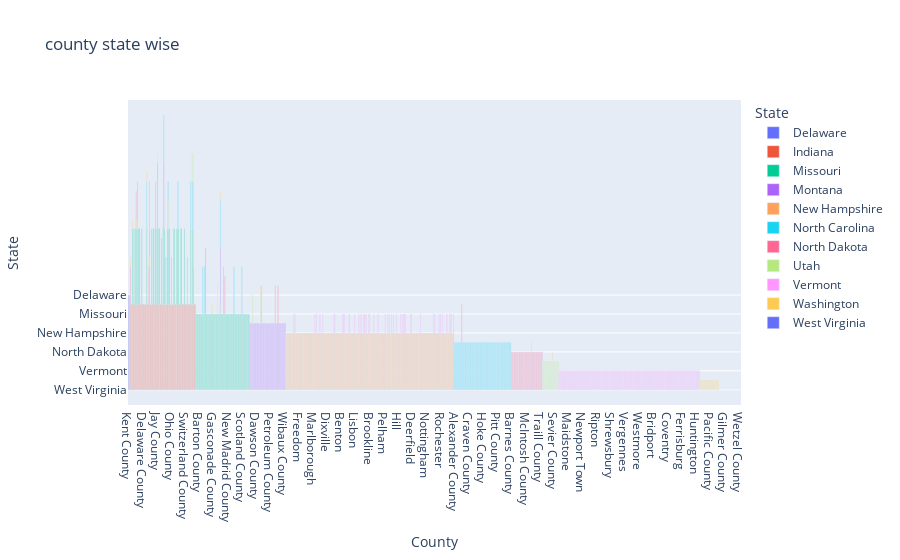

Write notebook code for a chart like this one.
### Code cell
fig = px.bar(df, x = 'county', y = 'state',
             title='county state wise',
             labels={'state':'State', 'county':'County'},
             color = 'state')
fig.show()

### Figure 1 — Plotly figure (JSON) as saved in the notebook; plotly's stock layout.template omitted (floating-point values rounded to 4 significant figures; data arrays with more than 128 entries replaced by an {"elided": "..."} marker saying what was removed)
{"data": [{"hovertemplate": "State=%{y}<br>County=%{x}<extra></extra>", "legendgroup": "Delaware", "marker": {"color": "#636efa", "pattern": {"shape": ""}}, "name": "Delaware", "orientation": "v", "showlegend": true, "textposition": "auto", "type": "bar", "x": ["Kent County", "New Castle County", "Sussex County"], "xaxis": "x", "y": ["Delaware", "Delaware", "Delaware"], "yaxis": "y"}, {"hovertemplate": "State=%{y}<br>County=%{x}<extra></extra>", "legendgroup": "Indiana", "marker": {"color": "#EF553B", "pattern": {"shape": ""}}, "name": "Indiana", "orientation": "v", "showlegend": true, "textposition": "auto", "type": "bar", "x": ["Adams County", "Allen County", "Bartholomew County", "Benton County", "Blackford County", "Boone County", "Brown County", "Carroll County", "Cass County", "Clark County", "Clay County", "Clinton County", "Crawford County", "Daviess County", "Dearborn County", "Decatur County", "DeKalb County", "Delaware County", "Dubois County", "Elkhart County", "Fayette County", "Floyd County", "Fountain County", "Franklin County", "Fulton County", "Gibson County", "Grant County", "Greene County", "Hamilton County", "Hancock County", "Harrison County", "Hendricks County", "Henry County", "Howard County", "Huntington County", "Jackson County", "Jasper County", "Jay County", "Jefferson County", "Jennings County", "Johnson County", "Knox County", "Kosciusko County", "LaGrange County", "Lake County", "LaPorte County", "Lawrence County", "Madison County", "Marion County", "Marshall County", "Martin County", "Miami County", "Monroe County", "Montgomery County", "Morgan County", "Newton County", "Noble County", "Ohio County", "Orange County", "Owen County", "Parke County", "Perry County", "Pike County", "Porter County", "Posey County", "Pulaski County", "Putnam County", "Randolph County", "Ripley County", "Rush County", "St. Joseph County", "Scott County", "Shelby County", "Spencer County", "Starke County", "Steuben County", "Sullivan County", "Switzerland County", "Tippecanoe County", "Tipton County", "Union County", "Vanderburgh County", "Vermillion County", "Vigo County", "Wabash County", "Warren County", "Warrick County", "Washington County", "Wayne County", "Wells County", "White County", "Whitley County"], "xaxis": "x", "y": ["Indiana", "Indiana", "Indiana", "Indiana", "Indiana", "Indiana", "Indiana", "Indiana", "Indiana", "Indiana", "Indiana", "Indiana", "Indiana", "Indiana", "Indiana", "Indiana", "Indiana", "Indiana", "Indiana", "Indiana", "Indiana", "Indiana", "Indiana", "Indiana", "Indiana", "Indiana", "Indiana", "Indiana", "Indiana", "Indiana", "Indiana", "Indiana", "Indiana", "Indiana", "Indiana", "Indiana", "Indiana", "Indiana", "Indiana", "Indiana", "Indiana", "Indiana", "Indiana", "Indiana", "Indiana", "Indiana", "Indiana", "Indiana", "Indiana", "Indiana", "Indiana", "Indiana", "Indiana", "Indiana", "Indiana", "Indiana", "Indiana", "Indiana", "Indiana", "Indiana", "Indiana", "Indiana", "Indiana", "Indiana", "Indiana", "Indiana", "Indiana", "Indiana", "Indiana", "Indiana", "Indiana", "Indiana", "Indiana", "Indiana", "Indiana", "Indiana", "Indiana", "Indiana", "Indiana", "Indiana", "Indiana", "Indiana", "Indiana", "Indiana", "Indiana", "Indiana", "Indiana", "Indiana", "Indiana", "Indiana", "Indiana", "Indiana"], "yaxis": "y"}, {"hovertemplate": "State=%{y}<br>County=%{x}<extra></extra>", "legendgroup": "Missouri", "marker": {"color": "#00cc96", "pattern": {"shape": ""}}, "name": "Missouri", "orientation": "v", "showlegend": true, "textposition": "auto", "type": "bar", "x": ["Adair County", "Andrew County", "Atchison County", "Audrain County", "Barry County", "Barton County", "Bates County", "Benton County", "Bollinger County", "Boone County", "Buchanan County", "Butler County", "Caldwell County", "Callaway County", "Camden County", "Cape Girardeau County", "Carroll County", "Carter County", "Cass County", "Cedar County", "Chariton County", "Christian County", "Clark County", "Clay County", "Clinton County", "Cole County", "Cooper County", "Crawford County", "Dade County", "Dallas County", "Daviess County", "DeKalb County", "Dent County", "Douglas County", "Dunklin County", "Franklin County", "Gasconade County", "Gentry County", "Greene County", "Grundy County", "Harrison County", "Henry County", "Hickory County", "Holt County", "Howard County", "Howell County", "Iron County", "Jackson County", "Jasper County", "Jefferson County", "Johnson County", "Knox County", "Laclede County", "Lafayette County", "Lawrence County", "Lewis County", "Lincoln County", "Linn County", "Livingston County", "McDonald County", "Macon County", "Madison County", "Maries County", "Marion County", "Mercer County", "Miller County", "Mississippi County", "Moniteau County", "Monroe County", "Montgomery County", "Morgan County", "New Madrid County", "Newton County", "Nodaway County", "Oregon County", "Osage County", "Ozark County", "Pemiscot County", "Perry County", "Pettis County", "Phelps County", "Pike County", "Platte County", "Polk County", "Pulaski County", "Putnam County", "Ralls County", "Randolph County", "Ray County", "Reynolds County", "Ripley County", "St. Charles County", "St. Clair County", "Ste. Genevieve County", "St. Francois County", "St. Louis County", "Saline County", "Schuyler County", "Scotland County", "Scott County", "Shannon County", "Shelby County", "Stoddard County", "Stone County", "Sullivan County", "Taney County", "Texas County", "Vernon County", "Warren County", "Washington County", "Wayne County", "Webster County", "Worth County", "Wright County", "St. Louis city"], "xaxis": "x", "y": ["Missouri", "Missouri", "Missouri", "Missouri", "Missouri", "Missouri", "Missouri", "Missouri", "Missouri", "Missouri", "Missouri", "Missouri", "Missouri", "Missouri", "Missouri", "Missouri", "Missouri", "Missouri", "Missouri", "Missouri", "Missouri", "Missouri", "Missouri", "Missouri", "Missouri", "Missouri", "Missouri", "Missouri", "Missouri", "Missouri", "Missouri", "Missouri", "Missouri", "Missouri", "Missouri", "Missouri", "Missouri", "Missouri", "Missouri", "Missouri", "Missouri", "Missouri", "Missouri", "Missouri", "Missouri", "Missouri", "Missouri", "Missouri", "Missouri", "Missouri", "Missouri", "Missouri", "Missouri", "Missouri", "Missouri", "Missouri", "Missouri", "Missouri", "Missouri", "Missouri", "Missouri", "Missouri", "Missouri", "Missouri", "Missouri", "Missouri", "Missouri", "Missouri", "Missouri", "Missouri", "Missouri", "Missouri", "Missouri", "Missouri", "Missouri", "Missouri", "Missouri", "Missouri", "Missouri", "Missouri", "Missouri", "Missouri", "Missouri", "Missouri", "Missouri", "Missouri", "Missouri", "Missouri", "Missouri", "Missouri", "Missouri", "Missouri", "Missouri", "Missouri", "Missouri", "Missouri", "Missouri", "Missouri", "Missouri", "Missouri", "Missouri", "Missouri", "Missouri", "Missouri", "Missouri", "Missouri", "Missouri", "Missouri", "Missouri", "Missouri", "Missouri", "Missouri", "Missouri", "Missouri", "Missouri"], "yaxis": "y"}, {"hovertemplate": "State=%{y}<br>County=%{x}<extra></extra>", "legendgroup": "Montana", "marker": {"color": "#ab63fa", "pattern": {"shape": ""}}, "name": "Montana", "orientation": "v", "showlegend": true, "textposition": "auto", "type": "bar", "x": ["Beaverhead County", "Big Horn County", "Blaine County", "Broadwater County", "Carbon County", "Carter County", "Cascade County", "Chouteau County", "Custer County", "Daniels County", "Dawson County", "Deer Lodge County", "Fallon County", "Fergus County", "Flathead County", "Gallatin County", "Garfield County", "Glacier County", "Golden Valley County", "Granite County", "Hill County", "Jefferson County", "Judith Basin County", "Lake County", "Lewis and Clark County", "Liberty County", "Lincoln County", "McCone County", "Madison County", "Meagher County", "Mineral County", "Missoula County", "Musselshell County", "Park County", "Petroleum County", "Phillips County", "Pondera County", "Powder River County", "Powell County", "Prairie County", "Ravalli County", "Richland County", "Roosevelt County", "Rosebud County", "Sanders County", "Sheridan County", "Silver Bow County", "Stillwater County", "Sweet Grass County", "Teton County", "Toole County", "Treasure County", "Valley County", "Wheatland County", "Wibaux County", "Yellowstone County"], "xaxis": "x", "y": ["Montana", "Montana", "Montana", "Montana", "Montana", "Montana", "Montana", "Montana", "Montana", "Montana", "Montana", "Montana", "Montana", "Montana", "Montana", "Montana", "Montana", "Montana", "Montana", "Montana", "Montana", "Montana", "Montana", "Montana", "Montana", "Montana", "Montana", "Montana", "Montana", "Montana", "Montana", "Montana", "Montana", "Montana", "Montana", "Montana", "Montana", "Montana", "Montana", "Montana", "Montana", "Montana", "Montana", "Montana", "Montana", "Montana", "Montana", "Montana", "Montana", "Montana", "Montana", "Montana", "Montana", "Montana", "Montana", "Montana"], "yaxis": "y"}, {"hovertemplate": "State=%{y}<br>County=%{x}<extra></extra>", "legendgroup": "New Hampshire", "marker": {"color": "#FFA15A", "pattern": {"shape": ""}}, "name": "New Hampshire", "orientation": "v", "showlegend": true, "textposition": "auto", "type": "bar", "x": {"elided": "237 str values"}, "xaxis": "x", "y": {"elided": "237 str values"}, "yaxis": "y"}, {"hovertemplate": "State=%{y}<br>County=%{x}<extra></extra>", "legendgroup": "North Carolina", "marker": {"color": "#19d3f3", "pattern": {"shape": ""}}, "name": "North Carolina", "orientation": "v", "showlegend": true, "textposition": "auto", "type": "bar", "x": ["Alamance County", "Alexander County", "Alleghany County", "Anson County", "Ashe County", "Avery County", "Beaufort County", "Bertie County", "Bladen County", "Brunswick County", "Buncombe County", "Burke County", "Cabarrus County", "Caldwell County", "Camden County", "Carteret County", "Caswell County", "Catawba County", "Chatham County", "Cherokee County", "Chowan County", "Clay County", "Cleveland County", "Columbus County", "Craven County", "Cumberland County", "Currituck County", "Dare County", "Davidson County", "Davie County", "Duplin County", "Durham County", "Edgecombe County", "Forsyth County", "Franklin County", "Gaston County", "Gates County", "Graham County", "Granville County", "Greene County", "Guilford County", "Halifax County", "Harnett County", "Haywood County", "Henderson County", "Hertford County", "Hoke County", "Hyde County", "Iredell County", "Jackson County", "Johnston County", "Jones County", "Lee County", "Lenoir County", "Lincoln County", "McDowell County", "Macon County", "Madison County", "Martin County", "Mecklenburg County", "Mitchell County", "Montgomery County", "Moore County", "Nash County", "New Hanover County", "Northampton County", "Onslow County", "Orange County", "Pamlico County", "Pasquotank County", "Pender County", "Perquimans County", "Person County", "Pitt County", "Polk County", "Randolph County", "Richmond County", "Robeson County", "Rockingham County", "Rowan County", "Rutherford County", "Sampson County", "Scotland County", "Stanly County", "Stokes County", "Surry County", "Swain County", "Transylvania County", "Tyrrell County", "Union County", "Vance County", "Wake County", "Warren County", "Washington County", "Watauga County", "Wayne County", "Wilkes County", "Wilson County", "Yadkin County", "Yancey County"], "xaxis": "x", "y": ["North Carolina", "North Carolina", "North Carolina", "North Carolina", "North Carolina", "North Carolina", "North Carolina", "North Carolina", "North Carolina", "North Carolina", "North Carolina", "North Carolina", "North Carolina", "North Carolina", "North Carolina", "North Carolina", "North Carolina", "North Carolina", "North Carolina", "North Carolina", "North Carolina", "North Carolina", "North Carolina", "North Carolina", "North Carolina", "North Carolina", "North Carolina", "North Carolina", "North Carolina", "North Carolina", "North Carolina", "North Carolina", "North Carolina", "North Carolina", "North Carolina", "North Carolina", "North Carolina", "North Carolina", "North Carolina", "North Carolina", "North Carolina", "North Carolina", "North Carolina", "North Carolina", "North Carolina", "North Carolina", "North Carolina", "North Carolina", "North Carolina", "North Carolina", "North Carolina", "North Carolina", "North Carolina", "North Carolina", "North Carolina", "North Carolina", "North Carolina", "North Carolina", "North Carolina", "North Carolina", "North Carolina", "North Carolina", "North Carolina", "North Carolina", "North Carolina", "North Carolina", "North Carolina", "North Carolina", "North Carolina", "North Carolina", "North Carolina", "North Carolina", "North Carolina", "North Carolina", "North Carolina", "North Carolina", "North Carolina", "North Carolina", "North Carolina", "North Carolina", "North Carolina", "North Carolina", "North Carolina", "North Carolina", "North Carolina", "North Carolina", "North Carolina", "North Carolina", "North Carolina", "North Carolina", "North Carolina", "North Carolina", "North Carolina", "North Carolina", "North Carolina", "North Carolina", "North Carolina", "North Carolina", "North Carolina", "North Carolina"], "yaxis": "y"}, {"hovertemplate": "State=%{y}<br>County=%{x}<extra></extra>", "legendgroup": "North Dakota", "marker": {"color": "#FF6692", "pattern": {"shape": ""}}, "name": "North Dakota", "orientation": "v", "showlegend": true, "textposition": "auto", "type": "bar", "x": ["Adams County", "Barnes County", "Benson County", "Billings County", "Bottineau County", "Bowman County", "Burke County", "Burleigh County", "Cass County", "Cavalier County", "Dickey County", "Divide County", "Dunn County", "Eddy County", "Emmons County", "Foster County", "Golden Valley County", "Grand Forks County", "Grant County", "Griggs County", "Hettinger County", "Kidder County", "LaMoure County", "Logan County", "McHenry County", "McIntosh County", "McKenzie County", "McLean County", "Mercer County", "Morton County", "Mountrail County", "Nelson County", "Oliver County", "Pembina County", "Pierce County", "Ramsey County", "Ransom County", "Renville County", "Richland County", "Rolette County", "Sargent County", "Sheridan County", "Sioux County", "Slope County", "Stark County", "Steele County", "Stutsman County", "Towner County", "Traill County", "Walsh County", "Ward County", "Wells County", "Williams County"], "xaxis": "x", "y": ["North Dakota", "North Dakota", "North Dakota", "North Dakota", "North Dakota", "North Dakota", "North Dakota", "North Dakota", "North Dakota", "North Dakota", "North Dakota", "North Dakota", "North Dakota", "North Dakota", "North Dakota", "North Dakota", "North Dakota", "North Dakota", "North Dakota", "North Dakota", "North Dakota", "North Dakota", "North Dakota", "North Dakota", "North Dakota", "North Dakota", "North Dakota", "North Dakota", "North Dakota", "North Dakota", "North Dakota", "North Dakota", "North Dakota", "North Dakota", "North Dakota", "North Dakota", "North Dakota", "North Dakota", "North Dakota", "North Dakota", "North Dakota", "North Dakota", "North Dakota", "North Dakota", "North Dakota", "North Dakota", "North Dakota", "North Dakota", "North Dakota", "North Dakota", "North Dakota", "North Dakota", "North Dakota"], "yaxis": "y"}, {"hovertemplate": "State=%{y}<br>County=%{x}<extra></extra>", "legendgroup": "Utah", "marker": {"color": "#B6E880", "pattern": {"shape": ""}}, "name": "Utah", "orientation": "v", "showlegend": true, "textposition": "auto", "type": "bar", "x": ["Beaver County", "Box Elder County", "Cache County", "Carbon County", "Daggett County", "Davis County", "Duchesne County", "Emery County", "Garfield County", "Grand County", "Iron County", "Juab County", "Kane County", "Millard County", "Morgan County", "Piute County", "Rich County", "Salt Lake County", "San Juan County", "Sanpete County", "Sevier County", "Summit County", "Tooele County", "Uintah County", "Utah County", "Wasatch County", "Washington County", "Wayne County", "Weber County"], "xaxis": "x", "y": ["Utah", "Utah", "Utah", "Utah", "Utah", "Utah", "Utah", "Utah", "Utah", "Utah", "Utah", "Utah", "Utah", "Utah", "Utah", "Utah", "Utah", "Utah", "Utah", "Utah", "Utah", "Utah", "Utah", "Utah", "Utah", "Utah", "Utah", "Utah", "Utah"], "yaxis": "y"}, {"hovertemplate": "State=%{y}<br>County=%{x}<extra></extra>", "legendgroup": "Vermont", "marker": {"color": "#FF97FF", "pattern": {"shape": ""}}, "name": "Vermont", "orientation": "v", "showlegend": true, "textposition": "auto", "type": "bar", "x": {"elided": "246 str values"}, "xaxis": "x", "y": {"elided": "246 str values"}, "yaxis": "y"}, {"hovertemplate": "State=%{y}<br>County=%{x}<extra></extra>", "legendgroup": "Washington", "marker": {"color": "#FECB52", "pattern": {"shape": ""}}, "name": "Washington", "orientation": "v", "showlegend": true, "textposition": "auto", "type": "bar", "x": ["Adams County", "Asotin County", "Benton County", "Chelan County", "Clallam County", "Clark County", "Columbia County", "Cowlitz County", "Douglas County", "Ferry County", "Franklin County", "Garfield County", "Grant County", "Grays Harbor County", "Island County", "Jefferson County", "King County", "Kitsap County", "Kittitas County", "Klickitat County", "Lewis County", "Lincoln County", "Mason County", "Okanogan County", "Pacific County", "Pend Oreille County", "Pierce County", "San Juan County", "Skagit County", "Skamania County", "Snohomish County", "Spokane County", "Stevens County", "Thurston County", "Wahkiakum County", "Walla Walla County", "Whatcom County", "Whitman County", "Yakima County"], "xaxis": "x", "y": ["Washington", "Washington", "Washington", "Washington", "Washington", "Washington", "Washington", "Washington", "Washington", "Washington", "Washington", "Washington", "Washington", "Washington", "Washington", "Washington", "Washington", "Washington", "Washington", "Washington", "Washington", "Washington", "Washington", "Washington", "Washington", "Washington", "Washington", "Washington", "Washington", "Washington", "Washington", "Washington", "Washington", "Washington", "Washington", "Washington", "Washington", "Washington", "Washington"], "yaxis": "y"}, {"hovertemplate": "State=%{y}<br>County=%{x}<extra></extra>", "legendgroup": "West Virginia", "marker": {"color": "#636efa", "pattern": {"shape": ""}}, "name": "West Virginia", "orientation": "v", "showlegend": true, "textposition": "auto", "type": "bar", "x": ["Barbour County", "Berkeley County", "Boone County", "Braxton County", "Brooke County", "Cabell County", "Calhoun County", "Clay County", "Doddridge County", "Fayette County", "Gilmer County", "Grant County", "Greenbrier County", "Hampshire County", "Hancock County", "Hardy County", "Harrison County", "Jackson County", "Jefferson County", "Kanawha County", "Lewis County", "Lincoln County", "Logan County", "McDowell County", "Marion County", "Marshall County", "Mason County", "Mercer County", "Mineral County", "Mingo County", "Monongalia County", "Monroe County", "Morgan County", "Nicholas County", "Ohio County", "Pendleton County", "Pleasants County", "Pocahontas County", "Preston County", "Putnam County", "Raleigh County", "Randolph County", "Ritchie County", "Roane County", "Summers County", "Taylor County", "Tucker County", "Tyler County", "Upshur County", "Wayne County", "Webster County", "Wetzel County", "Wirt County", "Wood County", "Wyoming County"], "xaxis": "x", "y": ["West Virginia", "West Virginia", "West Virginia", "West Virginia", "West Virginia", "West Virginia", "West Virginia", "West Virginia", "West Virginia", "West Virginia", "West Virginia", "West Virginia", "West Virginia", "West Virginia", "West Virginia", "West Virginia", "West Virginia", "West Virginia", "West Virginia", "West Virginia", "West Virginia", "West Virginia", "West Virginia", "West Virginia", "West Virginia", "West Virginia", "West Virginia", "West Virginia", "West Virginia", "West Virginia", "West Virginia", "West Virginia", "West Virginia", "West Virginia", "West Virginia", "West Virginia", "West Virginia", "West Virginia", "West Virginia", "West Virginia", "West Virginia", "West Virginia", "West Virginia", "West Virginia", "West Virginia", "West Virginia", "West Virginia", "West Virginia", "West Virginia", "West Virginia", "West Virginia", "West Virginia", "West Virginia", "West Virginia", "West Virginia"], "yaxis": "y"}], "layout": {"barmode": "relative", "legend": {"title": {"text": "State"}, "tracegroupgap": 0}, "title": {"text": "county state wise"}, "xaxis": {"anchor": "y", "domain": [0, 1], "title": {"text": "County"}}, "yaxis": {"anchor": "x", "categoryarray": ["West Virginia", "Washington", "Vermont", "Utah", "North Dakota", "North Carolina", "New Hampshire", "Montana", "Missouri", "Indiana", "Delaware"], "categoryorder": "array", "domain": [0, 1], "title": {"text": "State"}}}}
